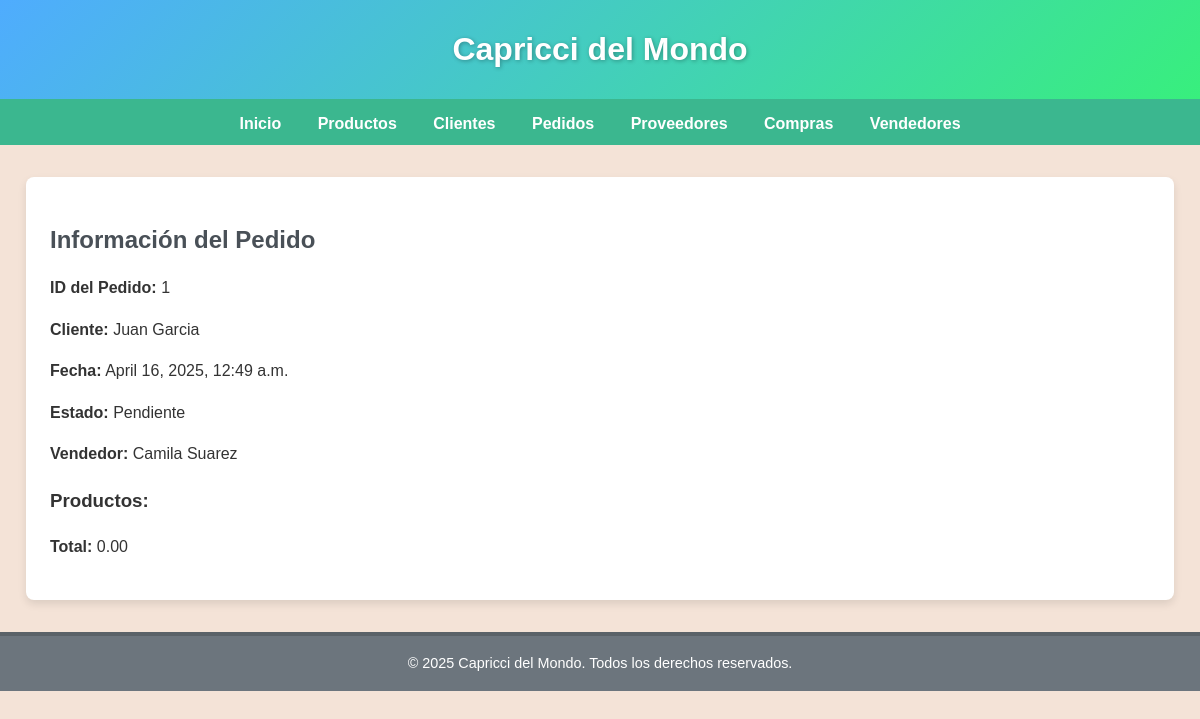
/pedidos/1/, run on the app's committed database.
### myapp/models.py (models this page shows, shortened)
class Pedido(models.Model):
    cliente = models.ForeignKey(Cliente, on_delete=models.CASCADE)
    vendedor = models.ForeignKey(Vendedor, on_delete=models.CASCADE)
    estado = models.CharField(max_length=20, choices=[('Pendiente', 'Pendiente'), ('Completado', 'Completado')])
    fecha = models.DateTimeField(auto_now_add=True)
    total = models.DecimalField(max_digits=10, decimal_places=2, default=0)

class Cliente(models.Model):
    nombre = models.CharField(max_length=100)
    apellido = models.CharField(max_length=100)
    email = models.EmailField()
    telefono = models.CharField(max_length=15)

class Vendedor(models.Model):
    nombre = models.CharField(max_length=100)
    apellido = models.CharField(max_length=100)
    email = models.EmailField()
    telefono = models.CharField(max_length=15)

### myapp/views.py (the view)
# urls.py: path("pedidos/<int:pedido_id>/", detalle_pedido, name="detalle_pedido"),
def detalle_pedido(request, pedido_id):
    pedido = get_object_or_404(Pedido, id=pedido_id)
    context = {"pedido": pedido}
    return render(request, "myapp/detalle_pedido.html", context)

### myapp/templates/myapp/detalle_pedido.html (shortened to what this page needs)
{% extends 'myapp/base.html' %}
{% block contenido %}
<div class="container">
    <h2>Información del Pedido</h2>
    <p><strong>ID del Pedido:</strong> {{ pedido.id }}</p>
    <p><strong>Cliente:</strong> {{ pedido.cliente.nombre }} {{ pedido.cliente.apellido }}</p>
    <p><strong>Fecha:</strong> {{ pedido.fecha }}</p>
    <p><strong>Estado:</strong> {{ pedido.estado }}</p>
    <p><strong>Vendedor:</strong> {{ pedido.vendedor.nombre }} {{ pedido.vendedor.apellido }}</p>
    <h3>Productos:</h3>
    <p><strong>Total:</strong> {{ pedido.total }}</p>
</div>
{% endblock %}

### myapp/templates/myapp/base.html (style rules this page uses)
body { font-family: 'Arial', sans-serif; margin: 0; padding: 0; background-color: #f4e3d7; color: #333; line-height: 1.6; }
.container { max-width: 1100px; margin: 2rem auto; padding: 1.5rem; background-color: #fff; box-shadow: 0 4px 8px rgba(0, 0, 0, 0.1); border-radius: 8px; }
.container h2 { font-size: 1.5rem; margin-bottom: 1rem; color: #495057; }

### data on the page
Pedido: id "1", cliente.nombre "Juan", cliente.apellido "Garcia", fecha "April 16, 2025, 12:49 a.m.", estado "Pendiente", vendedor.nombre "Camila", vendedor.apellido "Suarez", total "0.00"
